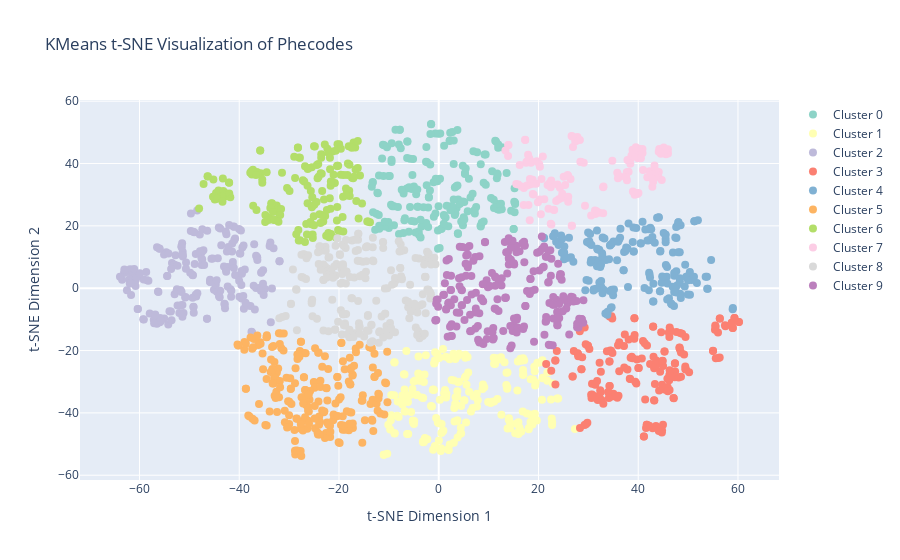

Notebook code for this chart:
### Markdown cell above
# Simple kmeans and t-SNE

### Code cell
# Assuming 'embedded_vectors' is already defined as your t-SNE output

# Perform KMeans clustering
kmeans = KMeans(n_clusters=10, random_state=0)
cluster_labels = kmeans.fit_predict(embedded_vectors)

# Now generate the hover text for each point, as before
hover_text = df.apply(lambda row: f"Phecode: {row['phecode']}<br>Phenotype: {row['phenotype']}", axis=1)

# Create a Plotly figure
fig = go.Figure()

# Use a color scale for the clusters
color_scale = px.colors.qualitative.Set3  # You can choose another color scale if you prefer

# Plot each cluster with its own color and hover text
for cluster_id in range(10):
    # Points belonging to the current cluster
    points_in_cluster = embedded_vectors[cluster_labels == cluster_id]
    
    fig.add_trace(go.Scatter(
        x=points_in_cluster[:, 0],
        y=points_in_cluster[:, 1],
        mode='markers',
        marker=dict(
            color=color_scale[cluster_id % len(color_scale)],  # Use the color scale
            size=8,
        ),
        name=f'Cluster {cluster_id}',  # Label each cluster
        text=hover_text[cluster_labels == cluster_id],  # Hover text for points in this cluster
        hoverinfo='text'
    ))

# Customize hover label font size
fig.update_traces(hoverlabel=dict(font_size=12))

# Update the layout for better readability
fig.update_layout(
    title='KMeans t-SNE Visualization of Phecodes',
    xaxis_title='t-SNE Dimension 1',
    yaxis_title='t-SNE Dimension 2',
    hovermode='closest'
)

# Show the figure
fig.show()

### Figure 1 — Plotly figure (JSON) as saved in the notebook; plotly's stock layout.template omitted (floating-point values rounded to 4 significant figures; data arrays with more than 128 entries replaced by an {"elided": "..."} marker saying what was removed)
{"data": [{"hoverinfo": "text", "hoverlabel": {"font": {"size": 12}}, "marker": {"color": "rgb(141,211,199)", "size": 8}, "mode": "markers", "name": "Cluster 0", "text": {"elided": "184 str values"}, "type": "scatter", "x": {"elided": "184 float values"}, "y": {"elided": "184 float values"}}, {"hoverinfo": "text", "hoverlabel": {"font": {"size": 12}}, "marker": {"color": "rgb(255,255,179)", "size": 8}, "mode": "markers", "name": "Cluster 1", "text": {"elided": "210 str values"}, "type": "scatter", "x": {"elided": "210 float values"}, "y": {"elided": "210 float values"}}, {"hoverinfo": "text", "hoverlabel": {"font": {"size": 12}}, "marker": {"color": "rgb(190,186,218)", "size": 8}, "mode": "markers", "name": "Cluster 2", "text": {"elided": "197 str values"}, "type": "scatter", "x": {"elided": "197 float values"}, "y": {"elided": "197 float values"}}, {"hoverinfo": "text", "hoverlabel": {"font": {"size": 12}}, "marker": {"color": "rgb(251,128,114)", "size": 8}, "mode": "markers", "name": "Cluster 3", "text": {"elided": "178 str values"}, "type": "scatter", "x": {"elided": "178 float values"}, "y": {"elided": "178 float values"}}, {"hoverinfo": "text", "hoverlabel": {"font": {"size": 12}}, "marker": {"color": "rgb(128,177,211)", "size": 8}, "mode": "markers", "name": "Cluster 4", "text": {"elided": "171 str values"}, "type": "scatter", "x": {"elided": "171 float values"}, "y": {"elided": "171 float values"}}, {"hoverinfo": "text", "hoverlabel": {"font": {"size": 12}}, "marker": {"color": "rgb(253,180,98)", "size": 8}, "mode": "markers", "name": "Cluster 5", "text": {"elided": "218 str values"}, "type": "scatter", "x": {"elided": "218 float values"}, "y": {"elided": "218 float values"}}, {"hoverinfo": "text", "hoverlabel": {"font": {"size": 12}}, "marker": {"color": "rgb(179,222,105)", "size": 8}, "mode": "markers", "name": "Cluster 6", "text": {"elided": "167 str values"}, "type": "scatter", "x": {"elided": "167 float values"}, "y": {"elided": "167 float values"}}, {"hoverinfo": "text", "hoverlabel": {"font": {"size": 12}}, "marker": {"color": "rgb(252,205,229)", "size": 8}, "mode": "markers", "name": "Cluster 7", "text": {"elided": "132 str values"}, "type": "scatter", "x": {"elided": "132 float values"}, "y": {"elided": "132 float values"}}, {"hoverinfo": "text", "hoverlabel": {"font": {"size": 12}}, "marker": {"color": "rgb(217,217,217)", "size": 8}, "mode": "markers", "name": "Cluster 8", "text": {"elided": "200 str values"}, "type": "scatter", "x": {"elided": "200 float values"}, "y": {"elided": "200 float values"}}, {"hoverinfo": "text", "hoverlabel": {"font": {"size": 12}}, "marker": {"color": "rgb(188,128,189)", "size": 8}, "mode": "markers", "name": "Cluster 9", "text": {"elided": "209 str values"}, "type": "scatter", "x": {"elided": "209 float values"}, "y": {"elided": "209 float values"}}], "layout": {"hovermode": "closest", "title": {"text": "KMeans t-SNE Visualization of Phecodes"}, "xaxis": {"title": {"text": "t-SNE Dimension 1"}}, "yaxis": {"title": {"text": "t-SNE Dimension 2"}}}}
